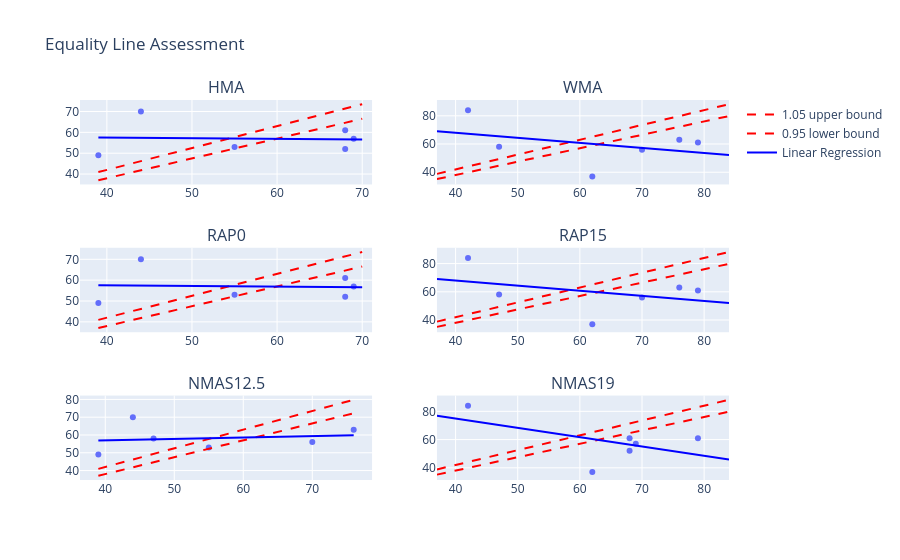

Notebook cell for this chart:
### Code cell
from plotly.subplots import make_subplots

fig = make_subplots(rows=3, cols=2, 
                    subplot_titles=['HMA', 'WMA', 'RAP0', 'RAP15', 'NMAS12.5', 'NMAS19'])

fig.update_layout(title_text='Equality Line Assessment') 

[fig.add_trace(t, row=1, col=1) for t in hma_equality_plot.data]
[fig.add_trace(t, row=1, col=2) for t in wma_equality_plot.data]
[fig.add_trace(t, row=2, col=1) for t in rap0_equality_plot.data]
[fig.add_trace(t, row=2, col=2) for t in rap15_equality_plot.data]
[fig.add_trace(t, row=3, col=1) for t in nmas12_equality_plot.data]
[fig.add_trace(t, row=3, col=2) for t in nmas19_equality_plot.data]
fig.show()

### Figure 1 — Plotly figure (JSON) as saved in the notebook; plotly's stock layout.template omitted (floating-point values rounded to 4 significant figures)
{"data": [{"customdata": [[0, 12.5, "HMA"], [0, 12.5, "HMA"], [0, 12.5, "HMA"], [0, 19, "HMA"], [0, 19, "HMA"], [0, 19, "HMA"]], "hovertemplate": "Condition A=%{x}<br>Condition B=%{y}<br>RAP=%{customdata[0]}<br>NMAS=%{customdata[1]}<br>HMA_WMA=%{customdata[2]}<extra></extra>", "legendgroup": "", "marker": {"color": "#636efa", "symbol": "circle"}, "mode": "markers", "name": "", "orientation": "v", "showlegend": false, "type": "scatter", "x": [44, 39, 55, 68, 69, 68], "xaxis": "x", "y": [70, 49, 53, 61, 57, 52], "yaxis": "y"}, {"line": {"color": "red", "dash": "dash"}, "mode": "lines", "name": "1.05 upper bound", "showlegend": true, "type": "scatter", "x": [39.0, 42.44, 45.89, 49.33, 52.78, 56.22, 59.67, 63.11, 66.56, 70.0], "xaxis": "x", "y": [40.95, 44.57, 48.18, 51.8, 55.42, 59.03, 62.65, 66.27, 69.88, 73.5], "yaxis": "y"}, {"line": {"color": "red", "dash": "dash"}, "mode": "lines", "name": "0.95 lower bound", "showlegend": true, "type": "scatter", "x": [39.0, 42.44, 45.89, 49.33, 52.78, 56.22, 59.67, 63.11, 66.56, 70.0], "xaxis": "x", "y": [37.05, 40.32, 43.59, 46.87, 50.14, 53.41, 56.68, 59.96, 63.23, 66.5], "yaxis": "y"}, {"line": {"color": "blue"}, "mode": "lines", "name": "Linear Regression", "showlegend": true, "type": "scatter", "x": [39.0, 42.44, 45.89, 49.33, 52.78, 56.22, 59.67, 63.11, 66.56, 70.0], "xaxis": "x", "y": [57.58, 57.47, 57.36, 57.25, 57.14, 57.03, 56.92, 56.81, 56.7, 56.59], "yaxis": "y"}, {"customdata": [[15, 12.5, "WMA"], [15, 12.5, "WMA"], [15, 12.5, "WMA"], [15, 19, "WMA"], [15, 19, "WMA"], [15, 19, "WMA"]], "hovertemplate": "Condition A=%{x}<br>Condition B=%{y}<br>RAP=%{customdata[0]}<br>NMAS=%{customdata[1]}<br>HMA_WMA=%{customdata[2]}<extra></extra>", "legendgroup": "", "marker": {"color": "#636efa", "symbol": "circle"}, "mode": "markers", "name": "", "orientation": "v", "showlegend": false, "type": "scatter", "x": [76, 47, 70, 62, 42, 79], "xaxis": "x2", "y": [63, 58, 56, 37, 84, 61], "yaxis": "y2"}, {"line": {"color": "red", "dash": "dash"}, "mode": "lines", "name": "1.05 upper bound", "showlegend": false, "type": "scatter", "x": [37.0, 42.22, 47.44, 52.67, 57.89, 63.11, 68.33, 73.56, 78.78, 84.0], "xaxis": "x2", "y": [38.85, 44.33, 49.82, 55.3, 60.78, 66.27, 71.75, 77.23, 82.72, 88.2], "yaxis": "y2"}, {"line": {"color": "red", "dash": "dash"}, "mode": "lines", "name": "0.95 lower bound", "showlegend": false, "type": "scatter", "x": [37.0, 42.22, 47.44, 52.67, 57.89, 63.11, 68.33, 73.56, 78.78, 84.0], "xaxis": "x2", "y": [35.15, 40.11, 45.07, 50.03, 54.99, 59.96, 64.92, 69.88, 74.84, 79.8], "yaxis": "y2"}, {"line": {"color": "blue"}, "mode": "lines", "name": "Linear Regression", "showlegend": false, "type": "scatter", "x": [37.0, 42.22, 47.44, 52.67, 57.89, 63.11, 68.33, 73.56, 78.78, 84.0], "xaxis": "x2", "y": [69.09, 67.2, 65.32, 63.44, 61.56, 59.67, 57.79, 55.91, 54.02, 52.14], "yaxis": "y2"}, {"customdata": [[0, 12.5, "HMA"], [0, 12.5, "HMA"], [0, 12.5, "HMA"], [0, 19, "HMA"], [0, 19, "HMA"], [0, 19, "HMA"]], "hovertemplate": "Condition A=%{x}<br>Condition B=%{y}<br>RAP=%{customdata[0]}<br>NMAS=%{customdata[1]}<br>HMA_WMA=%{customdata[2]}<extra></extra>", "legendgroup": "", "marker": {"color": "#636efa", "symbol": "circle"}, "mode": "markers", "name": "", "orientation": "v", "showlegend": false, "type": "scatter", "x": [44, 39, 55, 68, 69, 68], "xaxis": "x3", "y": [70, 49, 53, 61, 57, 52], "yaxis": "y3"}, {"line": {"color": "red", "dash": "dash"}, "mode": "lines", "name": "1.05 upper bound", "showlegend": false, "type": "scatter", "x": [39.0, 42.44, 45.89, 49.33, 52.78, 56.22, 59.67, 63.11, 66.56, 70.0], "xaxis": "x3", "y": [40.95, 44.57, 48.18, 51.8, 55.42, 59.03, 62.65, 66.27, 69.88, 73.5], "yaxis": "y3"}, {"line": {"color": "red", "dash": "dash"}, "mode": "lines", "name": "0.95 lower bound", "showlegend": false, "type": "scatter", "x": [39.0, 42.44, 45.89, 49.33, 52.78, 56.22, 59.67, 63.11, 66.56, 70.0], "xaxis": "x3", "y": [37.05, 40.32, 43.59, 46.87, 50.14, 53.41, 56.68, 59.96, 63.23, 66.5], "yaxis": "y3"}, {"line": {"color": "blue"}, "mode": "lines", "name": "Linear Regression", "showlegend": false, "type": "scatter", "x": [39.0, 42.44, 45.89, 49.33, 52.78, 56.22, 59.67, 63.11, 66.56, 70.0], "xaxis": "x3", "y": [57.58, 57.47, 57.36, 57.25, 57.14, 57.03, 56.92, 56.81, 56.7, 56.59], "yaxis": "y3"}, {"customdata": [[15, 12.5, "WMA"], [15, 12.5, "WMA"], [15, 12.5, "WMA"], [15, 19, "WMA"], [15, 19, "WMA"], [15, 19, "WMA"]], "hovertemplate": "Condition A=%{x}<br>Condition B=%{y}<br>RAP=%{customdata[0]}<br>NMAS=%{customdata[1]}<br>HMA_WMA=%{customdata[2]}<extra></extra>", "legendgroup": "", "marker": {"color": "#636efa", "symbol": "circle"}, "mode": "markers", "name": "", "orientation": "v", "showlegend": false, "type": "scatter", "x": [76, 47, 70, 62, 42, 79], "xaxis": "x4", "y": [63, 58, 56, 37, 84, 61], "yaxis": "y4"}, {"line": {"color": "red", "dash": "dash"}, "mode": "lines", "name": "1.05 upper bound", "showlegend": false, "type": "scatter", "x": [37.0, 42.22, 47.44, 52.67, 57.89, 63.11, 68.33, 73.56, 78.78, 84.0], "xaxis": "x4", "y": [38.85, 44.33, 49.82, 55.3, 60.78, 66.27, 71.75, 77.23, 82.72, 88.2], "yaxis": "y4"}, {"line": {"color": "red", "dash": "dash"}, "mode": "lines", "name": "0.95 lower bound", "showlegend": false, "type": "scatter", "x": [37.0, 42.22, 47.44, 52.67, 57.89, 63.11, 68.33, 73.56, 78.78, 84.0], "xaxis": "x4", "y": [35.15, 40.11, 45.07, 50.03, 54.99, 59.96, 64.92, 69.88, 74.84, 79.8], "yaxis": "y4"}, {"line": {"color": "blue"}, "mode": "lines", "name": "Linear Regression", "showlegend": false, "type": "scatter", "x": [37.0, 42.22, 47.44, 52.67, 57.89, 63.11, 68.33, 73.56, 78.78, 84.0], "xaxis": "x4", "y": [69.09, 67.2, 65.32, 63.44, 61.56, 59.67, 57.79, 55.91, 54.02, 52.14], "yaxis": "y4"}, {"customdata": [[0, 12.5, "HMA"], [0, 12.5, "HMA"], [0, 12.5, "HMA"], [15, 12.5, "WMA"], [15, 12.5, "WMA"], [15, 12.5, "WMA"]], "hovertemplate": "Condition A=%{x}<br>Condition B=%{y}<br>RAP=%{customdata[0]}<br>NMAS=%{customdata[1]}<br>HMA_WMA=%{customdata[2]}<extra></extra>", "legendgroup": "", "marker": {"color": "#636efa", "symbol": "circle"}, "mode": "markers", "name": "", "orientation": "v", "showlegend": false, "type": "scatter", "x": [44, 39, 55, 76, 47, 70], "xaxis": "x5", "y": [70, 49, 53, 63, 58, 56], "yaxis": "y5"}, {"line": {"color": "red", "dash": "dash"}, "mode": "lines", "name": "1.05 upper bound", "showlegend": false, "type": "scatter", "x": [39.0, 43.11, 47.22, 51.33, 55.44, 59.56, 63.67, 67.78, 71.89, 76.0], "xaxis": "x5", "y": [40.95, 45.27, 49.58, 53.9, 58.22, 62.53, 66.85, 71.17, 75.48, 79.8], "yaxis": "y5"}, {"line": {"color": "red", "dash": "dash"}, "mode": "lines", "name": "0.95 lower bound", "showlegend": false, "type": "scatter", "x": [39.0, 43.11, 47.22, 51.33, 55.44, 59.56, 63.67, 67.78, 71.89, 76.0], "xaxis": "x5", "y": [37.05, 40.96, 44.86, 48.77, 52.67, 56.58, 60.48, 64.39, 68.29, 72.2], "yaxis": "y5"}, {"line": {"color": "blue"}, "mode": "lines", "name": "Linear Regression", "showlegend": false, "type": "scatter", "x": [39.0, 43.11, 47.22, 51.33, 55.44, 59.56, 63.67, 67.78, 71.89, 76.0], "xaxis": "x5", "y": [56.9, 57.22, 57.54, 57.87, 58.19, 58.51, 58.83, 59.16, 59.48, 59.8], "yaxis": "y5"}, {"customdata": [[0, 19, "HMA"], [0, 19, "HMA"], [0, 19, "HMA"], [15, 19, "WMA"], [15, 19, "WMA"], [15, 19, "WMA"]], "hovertemplate": "Condition A=%{x}<br>Condition B=%{y}<br>RAP=%{customdata[0]}<br>NMAS=%{customdata[1]}<br>HMA_WMA=%{customdata[2]}<extra></extra>", "legendgroup": "", "marker": {"color": "#636efa", "symbol": "circle"}, "mode": "markers", "name": "", "orientation": "v", "showlegend": false, "type": "scatter", "x": [68, 69, 68, 62, 42, 79], "xaxis": "x6", "y": [61, 57, 52, 37, 84, 61], "yaxis": "y6"}, {"line": {"color": "red", "dash": "dash"}, "mode": "lines", "name": "1.05 upper bound", "showlegend": false, "type": "scatter", "x": [37.0, 42.22, 47.44, 52.67, 57.89, 63.11, 68.33, 73.56, 78.78, 84.0], "xaxis": "x6", "y": [38.85, 44.33, 49.82, 55.3, 60.78, 66.27, 71.75, 77.23, 82.72, 88.2], "yaxis": "y6"}, {"line": {"color": "red", "dash": "dash"}, "mode": "lines", "name": "0.95 lower bound", "showlegend": false, "type": "scatter", "x": [37.0, 42.22, 47.44, 52.67, 57.89, 63.11, 68.33, 73.56, 78.78, 84.0], "xaxis": "x6", "y": [35.15, 40.11, 45.07, 50.03, 54.99, 59.96, 64.92, 69.88, 74.84, 79.8], "yaxis": "y6"}, {"line": {"color": "blue"}, "mode": "lines", "name": "Linear Regression", "showlegend": false, "type": "scatter", "x": [37.0, 42.22, 47.44, 52.67, 57.89, 63.11, 68.33, 73.56, 78.78, 84.0], "xaxis": "x6", "y": [76.86, 73.43, 69.99, 66.56, 63.12, 59.69, 56.26, 52.82, 49.39, 45.95], "yaxis": "y6"}], "layout": {"annotations": [{"font": {"size": 16}, "showarrow": false, "text": "HMA", "x": 0.225, "xanchor": "center", "xref": "paper", "y": 1, "yanchor": "bottom", "yref": "paper"}, {"font": {"size": 16}, "showarrow": false, "text": "WMA", "x": 0.775, "xanchor": "center", "xref": "paper", "y": 1, "yanchor": "bottom", "yref": "paper"}, {"font": {"size": 16}, "showarrow": false, "text": "RAP0", "x": 0.225, "xanchor": "center", "xref": "paper", "y": 0.6111, "yanchor": "bottom", "yref": "paper"}, {"font": {"size": 16}, "showarrow": false, "text": "RAP15", "x": 0.775, "xanchor": "center", "xref": "paper", "y": 0.6111, "yanchor": "bottom", "yref": "paper"}, {"font": {"size": 16}, "showarrow": false, "text": "NMAS12.5", "x": 0.225, "xanchor": "center", "xref": "paper", "y": 0.2222, "yanchor": "bottom", "yref": "paper"}, {"font": {"size": 16}, "showarrow": false, "text": "NMAS19", "x": 0.775, "xanchor": "center", "xref": "paper", "y": 0.2222, "yanchor": "bottom", "yref": "paper"}], "title": {"text": "Equality Line Assessment"}, "xaxis": {"anchor": "y", "domain": [0, 0.45]}, "xaxis2": {"anchor": "y2", "domain": [0.55, 1]}, "xaxis3": {"anchor": "y3", "domain": [0, 0.45]}, "xaxis4": {"anchor": "y4", "domain": [0.55, 1]}, "xaxis5": {"anchor": "y5", "domain": [0, 0.45]}, "xaxis6": {"anchor": "y6", "domain": [0.55, 1]}, "yaxis": {"anchor": "x", "domain": [0.7778, 1]}, "yaxis2": {"anchor": "x2", "domain": [0.7778, 1]}, "yaxis3": {"anchor": "x3", "domain": [0.3889, 0.6111]}, "yaxis4": {"anchor": "x4", "domain": [0.3889, 0.6111]}, "yaxis5": {"anchor": "x5", "domain": [0, 0.2222]}, "yaxis6": {"anchor": "x6", "domain": [0, 0.2222]}}}
